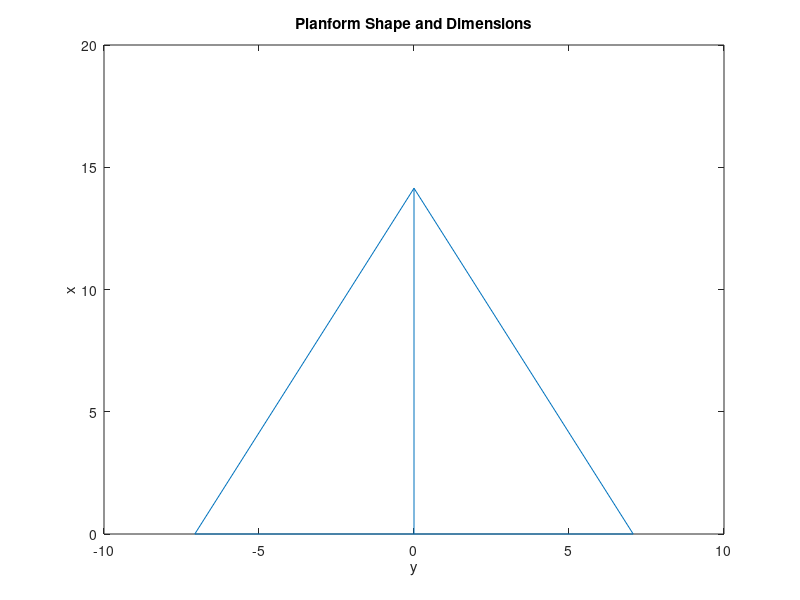

This chart was generated by the following MATLAB code: (Note: this script raises an error after producing the figure.)
%2D VLM
% Safa Bakhshi


%Define Planform 
taper = 0; %Taper Ratio
S = 100; % Reference Area
AR = 2.0; %Aspect Ratio
b = sqrt(AR*S); %Span
rootC =  S*2/b; %Root Chord
tipC = rootC*taper; % Tip Chord
leLambda= (90-atand((b/2)/rootC))*(pi/180); %LE Sweep angle in degrees/converted to Radians
% leLambda = 85*(pi/180);



%Set number of panels and alpha
N =  16;  %Number of panels = 2*N^2
alpha = 5*(pi/180); % Angle of attack in degrees/converted to Radians
Uinf =1;
rho =1;

%Calculate Root and Tip ending and starting points 
rootEnd = 0;
rootStart = rootC + rootEnd;

tipStart = rootStart - (b/2)*tan(leLambda);
tipEnd = tipStart - tipC;

%Plot Planform
figure(1)
plot([0 0 -b/2 -b/2 0 b/2 b/2 0],[rootStart rootEnd tipEnd tipStart rootStart tipStart tipEnd rootEnd]); 
title('Planform Shape and Dimensions')
xlabel('y');
ylabel('x');


%Generate Panels

%Descretize wing root and wing tip into N+1 points  
rootChordPoints = rootStart:-(rootStart-rootEnd)/N:rootEnd;
tipChordPoints =  tipStart:-(tipStart-tipEnd)/N:tipEnd;

if isempty(tipChordPoints)
    tipChordPoints = tipStart*ones(1,length(rootChordPoints));
end


%Divide wing spanwise into 2N+1 stations
K = (b/(2*N));
panelGeomY = -b/2:K:b/2;

%Find wing centerline index
centreIndex = find(panelGeomY==0);


%Create panel x coordiantes
panelGeomX  = zeros(length(rootChordPoints),length(panelGeomY));
for i = 1:length(rootChordPoints)
    
    %Left Wing
    panelGeomX(i,1:centreIndex) = rootChordPoints(i) + ((tipChordPoints(i)-rootChordPoints(i))/(-b/2))*(panelGeomY(1:centreIndex));
    %Right Wing
    panelGeomX(i,centreIndex+1:end) = rootChordPoints(i) + ((tipChordPoints(i)-rootChordPoints(i))/(b/2))*(panelGeomY(centreIndex+1:end));

end


%Create quarter chord points for each panel
panelQuarterC = zeros(N,length(panelGeomY));
for i = 1:length(panelGeomY)
    for j = 1:N
        panelQuarterC(j,i) = panelGeomX(j,i) + (panelGeomX(j+1,i)-panelGeomX(j,i))/4;
    end
end


%Create three quarter chord points for each panel
tquarterPointsX = zeros(N,length(panelGeomY));
for i = 1:length(panelGeomY)
    for j = 1:N
        tquarterPointsX(j,i) = panelGeomX(j,i) + 3*(panelGeomX(j+1,i)-panelGeomX(j,i))/4;
    end
end


%Create control point x coordinate for each panel
controlPointsX = zeros(N,length(panelGeomY)-1);
for i= 1:length(panelGeomY)-1
    for j = 1:N
        controlPointsX(j,i) = (tquarterPointsX(j,i+1)+tquarterPointsX(j,i))/2;
    end
end


%Create control point y coordinate for each panel
controlPointsY= zeros(1,length(panelGeomY)-1);

for i = 1:length(panelGeomY)-1
    controlPointsY(i) = panelGeomY(i) + (panelGeomY(i+1)-panelGeomY(i))/2;
end


%Generate Vorticity Matrix

%Panels are numbered sequentially from 1 to the total number of panels
%Each panel is numbered in Figure 2

%The row in the matrix corresponding to a particular panel contains all of
%the downwash contribution on that panel from every other panel in the
%system

%The column in the matrix corresponding to a particular panel contains all
%of the contribution of that particular panel to every other panel in the
%system


vorticityMatrix = zeros(2*N^2,2*N^2);

%Set counters to 1
panelCount =1;
contCount =1;


%Loop through each panel on the wing. Calculate downwash contributions ONTO this
%panel 
for i = 1:length(controlPointsY)
    for j = 1:N
        
    
        %Loop through each panel on the wing. Calculate downwash contributions BY this
        %panel 
        for k = 1:length(controlPointsY)
            for m = 1:N
                
                
                   vorticityMatrix(panelCount,contCount) = ...
                   VXYZ(-1*(panelQuarterC(m,k+1)-panelQuarterC(m,k)),panelGeomY(k+1)-panelGeomY(k),-1*(panelQuarterC(m,k)-controlPointsX(j,i)),panelGeomY(k)-controlPointsY(i))...    
                    + VXYZ(400*b - (-1*panelQuarterC(m,k+1)),0,-1*(panelQuarterC(m,k+1)-controlPointsX(j,i)),panelGeomY(k+1)-controlPointsY(i))...
                    + VXYZ((-1*panelQuarterC(m,k))- 400*b ,0,400*b-(-1*controlPointsX(j,i)),panelGeomY(k)-controlPointsY(i))  ;
               
                   contCount = contCount +1;
                
                
            end
        end
        
        %Update counters
        panelCount = panelCount + 1;
        contCount =1;
    end
end


%Generate RHS of matrix equation with no penetration boundary condition

RHS = -Uinf*sin(alpha)*ones(2*N^2,1);

%Solve for vorticity

%Using linsolve
gamma = linsolve(vorticityMatrix,RHS);


%Place gamma vector back into array for easy interpretation of results

gammaMatrix = zeros(N,2*N);

gammaCount =1;
for p = 1:2*N
    for o = 1:N
        gammaMatrix(o,p) = gamma(gammaCount);
        gammaCount = gammaCount + 1;
    end
end

LiftDistribution = rho*Uinf*gammaMatrix*K;

%Plot Panel Geometry and Control Points
figure(2)
hold on
plot([0 0 -b/2 -b/2 0 b/2 b/2 0],[rootStart rootEnd tipEnd tipStart rootStart tipStart tipEnd rootEnd]); 

for i = 1:length(rootChordPoints)
    plot([0 -b/2],[rootChordPoints(i) tipChordPoints(i)],'r');
    plot([0 b/2],[rootChordPoints(i) tipChordPoints(i)],'r');
end
 
for i = 1:length(panelGeomY)
    plot([panelGeomY(i) panelGeomY(i)],[panelGeomX(1,i) panelGeomX(end,i)],'r');
end

panelCounter =1;
for i = 1:length(controlPointsY)
    for j = 1:N
        txt = num2str(panelCounter);
        scatter(controlPointsY(i),controlPointsX(j,i),'b','x');
%         text(controlPointsY(i),panelQuarterC(j,i),txt)
        panelCounter = panelCounter +1;
    end
end

title('All panels and control points on the planform(numbered sequentially)');
xlabel('y');
ylabel('-x');

%Create a Y coordinate matrix for the contour plot
bigY = zeros(N,2*N);
for n = 1:N
    bigY(n,:) = controlPointsY;
end

%Plot a vorticity contour plot
figure(3)
contourf(bigY,controlPointsX,gammaMatrix,50,'linecolor','none')
colorbar
title('Vorticity contour plot of planform');
xlabel('y');
ylabel('-x');
colormap jet

%Calculate spanwise circulation distribution by summing each column of the
%gamma matrix
spanwiseLift = sum(LiftDistribution);

%Plot spanwise gamma distribution
figure(4)
plot([-b/2 controlPointsY b/2],[0 spanwiseLift 0])
title('Calculated spanwise gamma distribution');
xlabel('y')
ylabel('\Gamma');

% Lift = rho*Uinf*trapz([-b/2 controlPointsY b/2],[0 gammaDistribution 0]);

Lift = sum(spanwiseLift);

CL = 2*Lift/(rho*S*Uinf^2);

fprintf('CL = %f\n',CL);



%Function to calculate vorticity contributions


function [VZ] = VXYZ (GX, GY, RX, RY)
    % Induced velocity in Z direction due to unit strength vortex:
    % GX is length of vortex in x direction;
    % RX is distance from vortex root to control point in the x direction;
    % GX=XT-XR; GY=YT-YR; RX=XR-XC; RY=YR-YC;
    TOL=1.0E-10; colinear=false; VZ=0.0;
    R2=RX*RX+RY*RY; G2=GX*GX+GY*GY;
    TOL2=TOL*G2; GXRZ=GX*RY-GY*RX;
    % Check to see if control point lies in line with vortex:
    E1=GXRZ*GXRZ; GR=GX*RX+GY*RY;
    E2=(GX+RX)^2+(GY+RY)^2;
    if(R2<=TOL2 || E2<=TOL2) colinear=true; end
    if(E1<=TOL2*R2) colinear=true; end
    if (~colinear) VZ=GXRZ*(GR/sqrt(R2)-(G2+GR)/sqrt(E2))/(4.0*pi*E1); end
end

